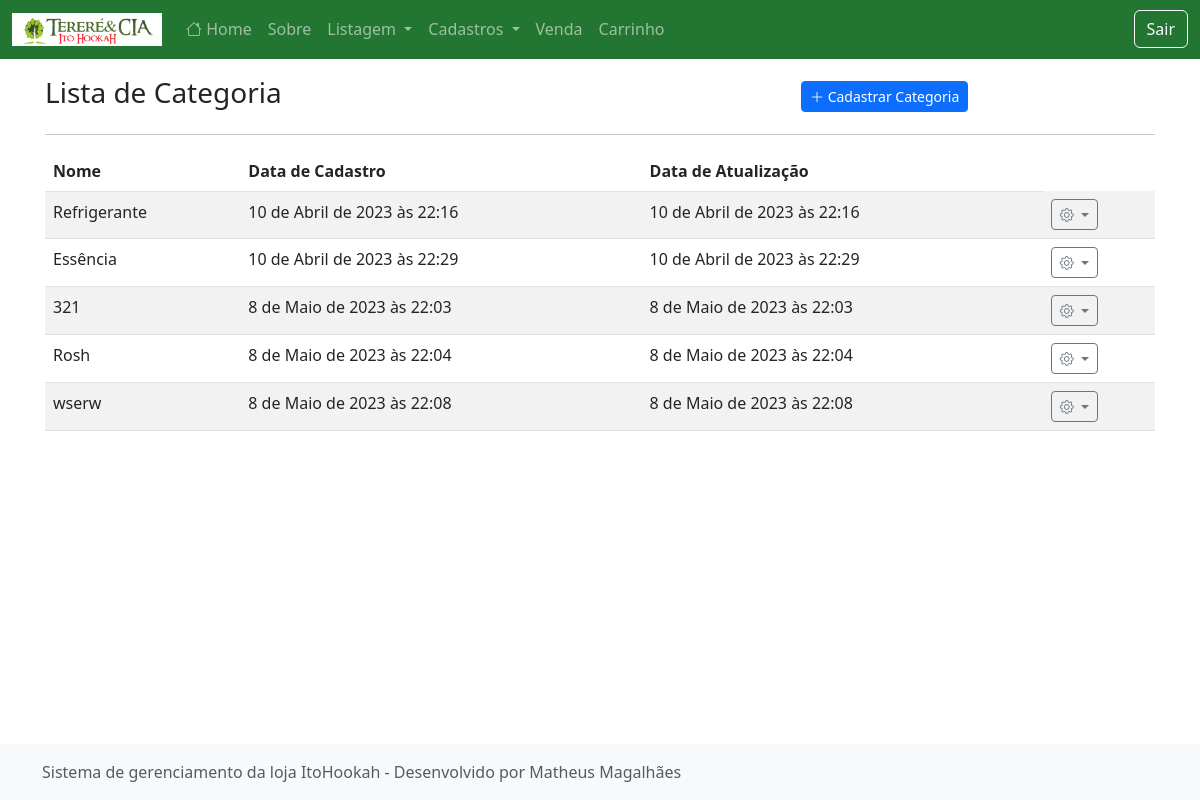
The page /listar/categoria/ (signed in) on the database as committed earlier.
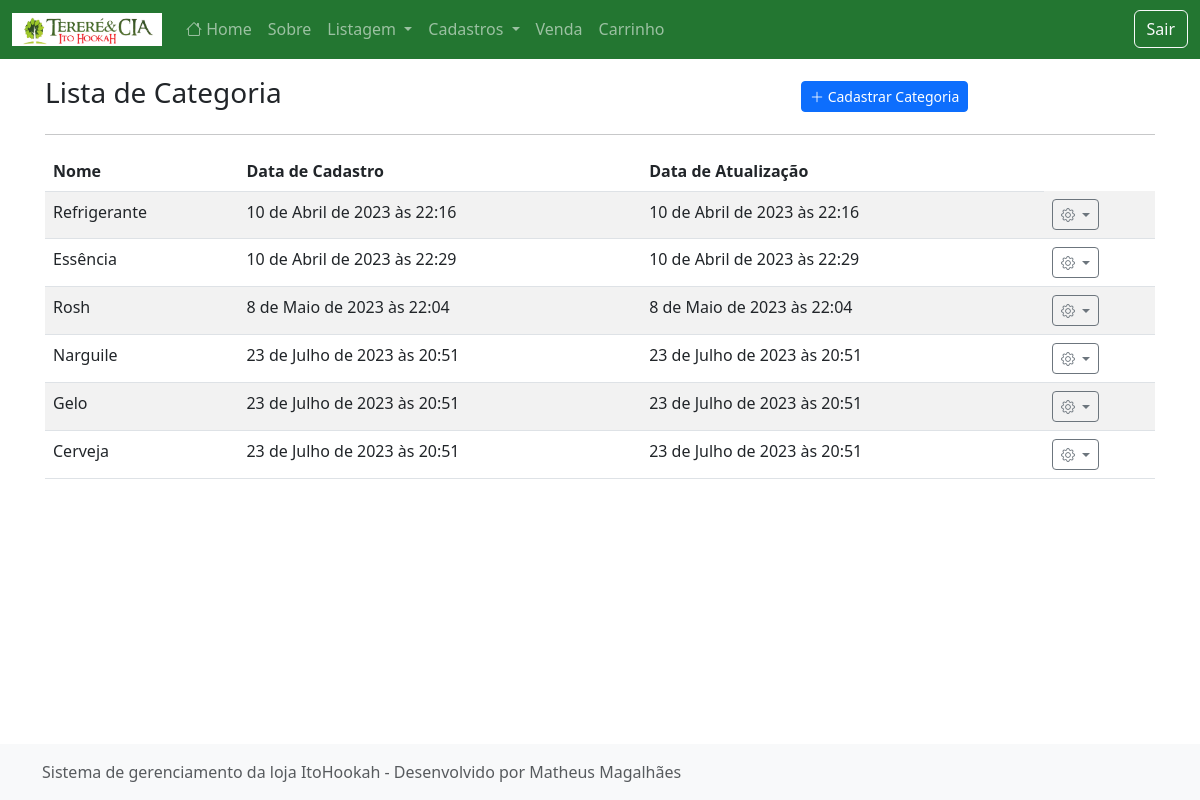
The same page on the database as committed later.
### cadastros/models.py (models this page shows, shortened)
class Categoria(models.Model):
    nome = models.CharField(max_length=50)
    cadastrado_em = models.DateTimeField(auto_now_add=True)
    atualizado_em = models.DateTimeField(auto_now=True)

### cadastros/views.py (the view)
# urls.py: path("listar/categoria/", CategoriaList.as_view(), name="listar-categoria"),
class CategoriaList(ListView):
    model = Categoria
    template_name = "cadastros/list/categoria.html"

### cadastros/templates/cadastros/list/categoria.html (shortened to what this page needs)
{% extends 'paginas/modelo.html' %}
{% load static %}
{% block conteudo %}
<div class="row justify-content-center align-items-center mt-3">
    <div class="col-md-8">
        <h3 class="">Lista de Categoria</h3>
    </div>
    <div class="col-md">
        <a href="{% url 'cadastrar-categoria' %}" class="btn btn-primary btn-sm">
            <i class="bi bi-plus-lg"></i>
            Cadastrar Categoria
        </a>
    </div>
</div>
<hr>
<div class="table-responsive-lg">
    <table class="table table-striped">
        <thead>
            <tr>
                <th>Nome</th>
                <th>Data de Cadastro</th>
                <th>Data de Atualização</th>
            </tr>
        </thead>
        <tbody>
            {% for obj in object_list %}
            <tr class="">
                <td>{{ obj.nome }}</td>
                <td>{{ obj.cadastrado_em }}</td>
                <td>{{ obj.atualizado_em }}</td>
                <td>
                    <div class="dropdown">
                        <a class="btn btn-sm btn-outline-secondary dropdown-toggle" href="#" role="button"
                            data-bs-toggle="dropdown" aria-expanded="false">
                            <i class="bi bi-gear"></i>
                        </a>
                    </div>
                </td>
            </tr>
            {% empty %}
            <tr>
                <th colspan="100%">Nenhum registro encontrado.</th>
            </tr>
            {% endfor %}
        </tbody>
    </table>
</div>
{% endblock %}

### paginas/templates/paginas/modelo.html (shortened to what this page needs)
{% load static %}
<!doctype html>
<html lang="en">
<head>
    <link href="{% static 'css/bootstrap.min.css' %}" rel="stylesheet">
    <link href="{% static 'css/estilo.css' %}" rel="stylesheet">
    <link href="{% static 'css/dashboard.css' %}" rel="stylesheet">
    <link rel="stylesheet" href="https://cdn.jsdelivr.net/npm/bootstrap-icons@1.10.3/font/bootstrap-icons.css">
</head>
<body class="d-flex flex-column h-100">
    {% block menu %}
    <header>
        <nav class="navbar navbar-expand-md navbar-dark fixed-top bg-verde-escuro">
            <div class="container-fluid">
                {% if request.user.is_authenticated %}
                <a class="navbar-brand" href="{% url 'pagina-inicial' %}">
                    <img src="{% static 'img/itohookah.png' %}" alt="ItoHookah" class="botao-img">
                </a>
                <div class="collapse navbar-collapse" id="navbarCollapse">
                    <ul class="navbar-nav me-auto mb-2 mb-md-0">
                        <li class="nav-item">
                            <a class="nav-link" aria-current="page" href="{% url 'pagina-inicial' %}"><i class="bi bi-house"></i> Home</a>
                        </li>
                        <li class="nav-item">
                            <a class="nav-link" href="{% url 'sobre' %}">Sobre</a>
                        </li>
                        <li class="nav-item dropdown">
                            <a class="nav-link dropdown-toggle" href="#" role="button" data-bs-toggle="dropdown" aria-expanded="false">
                                Listagem
                            </a>
                                </li>
                            </ul>
                        <li class="nav-item dropdown">
                            <a class="nav-link dropdown-toggle" href="#" role="button" data-bs-toggle="dropdown"
                                aria-expanded="false">
                                Cadastros
                            </a>
                        </li>
                        <li class="nav-item">
                            <a class="nav-link" href="{% url 'cadastrar-venda' %}">Venda</a>
                        </li>
                        <li class="nav-item">
                            <a class="nav-link" href="{% url 'cadastrar-venda' %}">Carrinho</a>
                        </li>
                        {% endif %}
                    {% if request.user.is_authenticated %}
                    <a class="btn btn-outline-light" href="{% url 'logout' %}">Sair</a>
                    {% endif %}
                </div>
            </div>
        </nav>
    </header>
    {% endblock %}
    <main class="flex-shrink-0">
        <div class="container">
            {% block conteudo %}{% endblock %}
        </div>
    </main>
    <footer class="footer mt-auto py-3 bg-light">
        <div class="container">
            <span class="text-muted">
                {% block rodape %}
                Sistema de gerenciamento da loja ItoHookah
                -
                Desenvolvido por Matheus Magalhães</span>
                {% endblock %}
        </div>
    </footer>
</body>
</html>

### static/css/estilo.css (style rules this page uses)
main>.container { padding: 60px 15px 0; }
.bi { vertical-align: -.125em; fill: currentColor; }
.footer { position: fixed; bottom: 0; width: 100%; }

### static/css/dashboard.css (style rules this page uses)
:root { --amarelo-claro: hsl(44, 100%, 58%); --amarelo: hsl(44, 100%, 48%); --amarelo-escuro: hsl(44, 100%, 38%); --azul-claro: hsl(201, 100%, 41%); --azul: hsl(201, 100%, 31%); --azul-escuro: hsl(201, 100%, 21%); --cinza-claro: #F1F1F1; --cinza: #BDBDBD; --cinza-escuro: #525252; --verde-claro: hsl(130, 54%, 50%); --verde: hsl(130, 54%, 40%); --verde-escuro: hsl(130, 54%, 30%); --vermelho-claro: hsl(358, 78%, 55%); --vermelho: hsl(358, 78%, 45%); --vermelho-escuro: hsl(358, 78%, 35%) }
.bg-verde-escuro { background-color: var(--verde-escuro); color: #ffffff; }

### paginas/templates/paginas/modelo.html (style rules this page uses)
.botao-img { max-width: 150px; max-height: 140px; }
.bi { vertical-align: 0; }

Rows that differ between the two databases and show on the page:
removed Categoria: nome "321", cadastrado_em "8 de Maio de 2023 às 22:03", atualizado_em "8 de Maio de 2023 às 22:03"
removed Categoria: nome "wserw", cadastrado_em "8 de Maio de 2023 às 22:08", atualizado_em "8 de Maio de 2023 às 22:08"
added Categoria: nome "Narguile", cadastrado_em "23 de Julho de 2023 às 20:51", atualizado_em "23 de Julho de 2023 às 20:51"
added Categoria: nome "Gelo", cadastrado_em "23 de Julho de 2023 às 20:51", atualizado_em "23 de Julho de 2023 às 20:51"
added Categoria: nome "Cerveja", cadastrado_em "23 de Julho de 2023 às 20:51", atualizado_em "23 de Julho de 2023 às 20:51"
